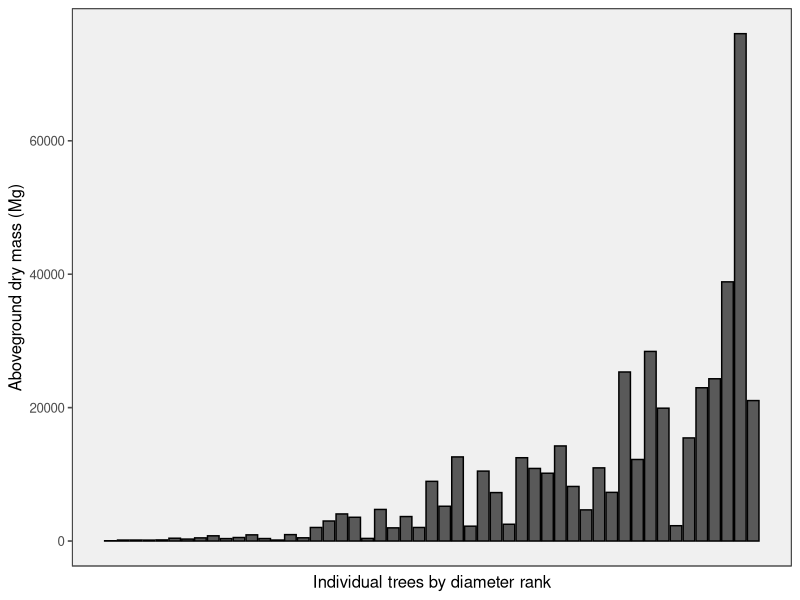

Here is the R script that generated this plot:
## ---- chunk 1
library(tidyverse)
library(dplyr)
library(ggplot2)
library(ggthemes)
library(patchwork)


sampledata <- read.table(file = "Data/BiomassData.csv", header = TRUE, sep = ",")

head(sampledata)

arrange(sampledata, by = DRH...cm.)

## ---- chunk 2
p<- ggplot(data=sampledata, 
           aes(x= Number, y= Total.AGB...kg.)) + geom_bar(position="stack", stat="identity", color="black") + 
  ylab("Aboveground dry mass (Mg)") + 
  xlab("Individual trees by diameter rank") + 
  theme_few() + scale_fill_grey() +
  theme(panel.background = element_rect(fill = 'gray94', color = 'black'), 
        axis.title.y = element_text(size=12, colour = "black"),
        strip.text.y = element_text(size = 10, face="bold", colour = "black"),
        axis.ticks.x = element_blank(),
        axis.text.x = element_blank()) + 
  guides(fill=guide_legend(nrow=1,byrow=TRUE)) 


p
